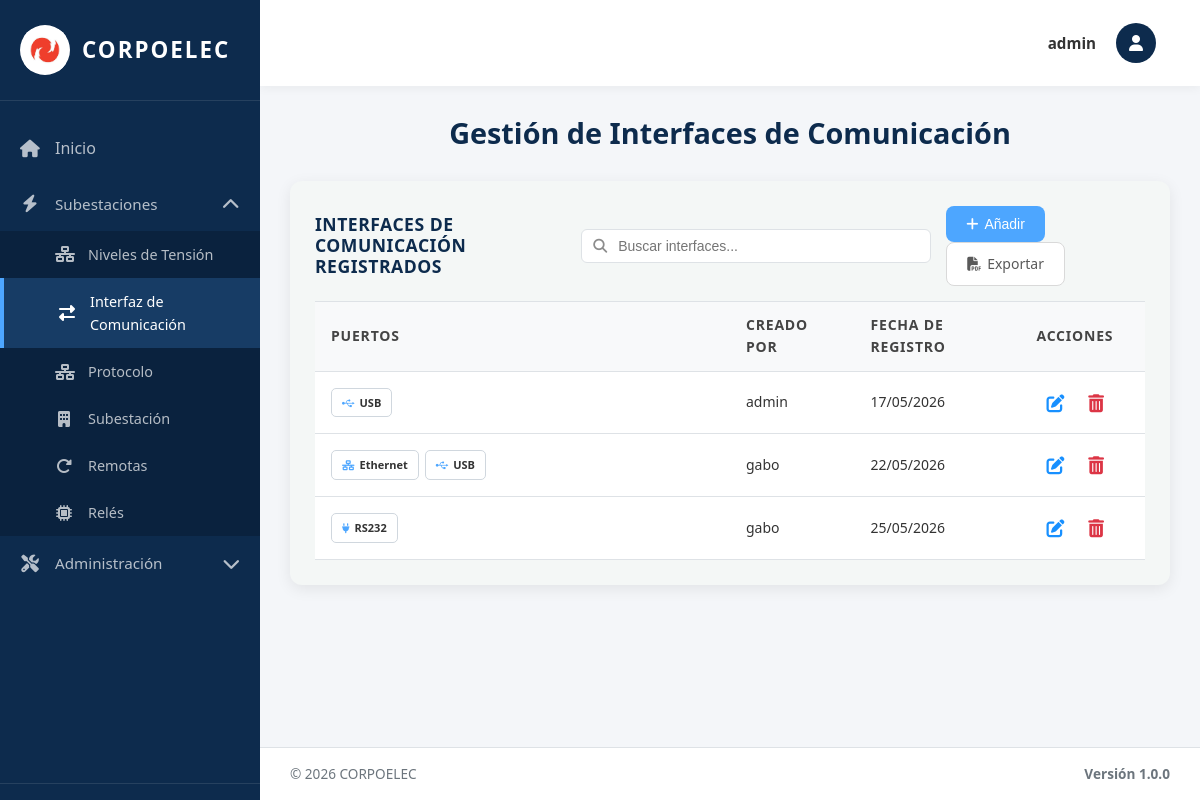
/interfaces/ (signed in), run on an earlier commit of the app's database.
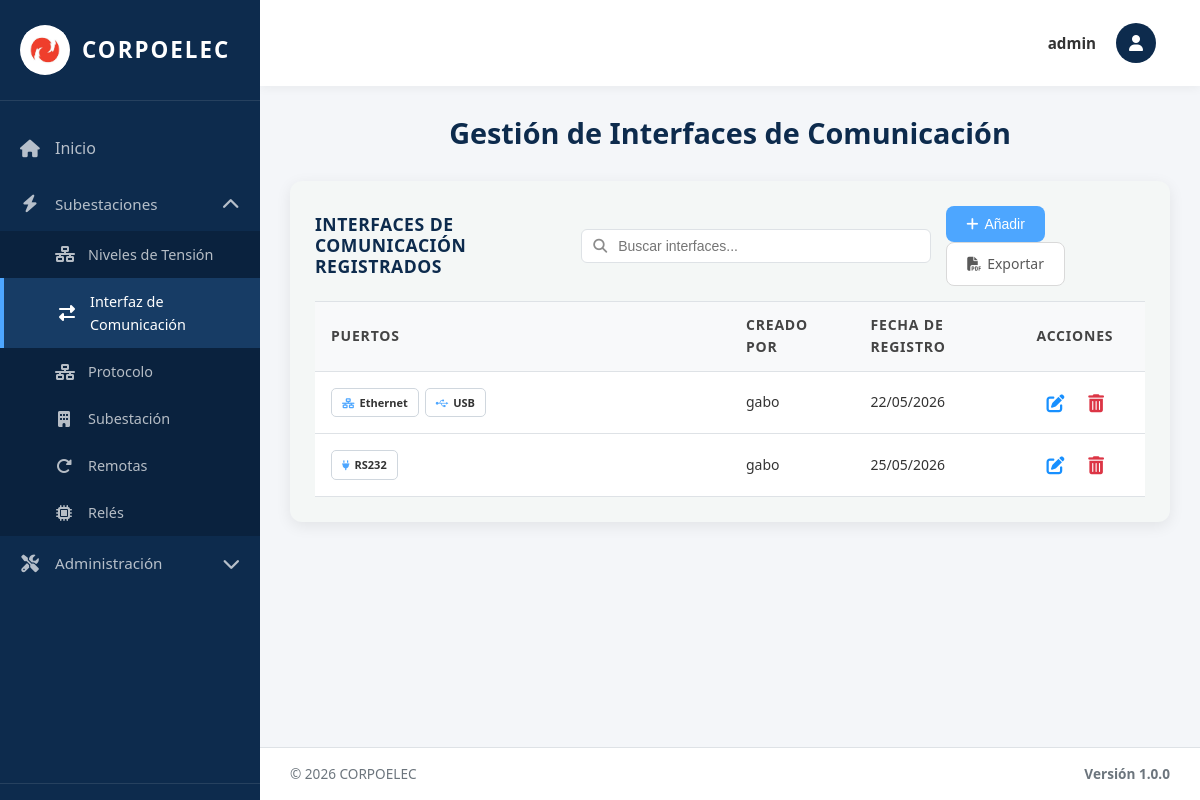
And on a later commit of the database.
### equipos/models.py (models this page shows, shortened)
class PuertoComunicacion(models.Model):
    TIPO_CHOICES = [
        ('ETH', 'Ethernet'),
        ('RS232', 'RS232'),
        ('RS485', 'RS485'),
        ('USB', 'USB'),
        ('FIBRA', 'Fibra Óptica'),
    ]
    Id_Puerto = models.AutoField(primary_key=True)  # Identificador único
    Id_Interfaz = models.ForeignKey(InterfazDeComunicacion, on_delete=models.SET_NULL, null=True, blank=True, related_name='puertos')  # Interface a la que pertenece - SET_NULL permite eliminar interfaz sin borrar puertos
    Tipo = models.CharField(max_length=10, choices=TIPO_CHOICES, default='ETH', verbose_name='Tipo de Puerto')  # Tipo de puerto (enumerado)
    Estado = models.CharField(max_length=50, default='Activo', verbose_name='Estado')  # Estado operativo
    Fecha_Reg = models.DateField(auto_now_add=True)  # Fecha de registro automática
    creado_por = models.ForeignKey(User, on_delete=models.SET_NULL, null=True, blank=True, related_name='puertos_creados')  # Usuario que creó el registro
    class Meta:
        verbose_name = 'Puerto de Comunicación'
        verbose_name_plural = 'Puertos de Comunicación'
        ordering = ['Id_Puerto']  # Orden por ID ascendente

class InterfazDeComunicacion(models.Model):
    TIPO_INTERFAZ_CHOICES = [
        ('PUERTOS', 'Puertos de Comunicación'),
        ('PROTOCOLOS', 'Protocolos de Comunicación'),
    ]
    Id_Interfaz = models.AutoField(primary_key=True, serialize=False)  # Identificador único (PK)
    Puertos_C = models.IntegerField(default=0, verbose_name='Cantidad de Puertos')  # Contador de puertos
    Fecha_Reg = models.DateField(auto_now_add=True)  # Fecha de registro automática
    creado_por = models.ForeignKey(User, on_delete=models.SET_NULL, null=True, blank=True, related_name='interfaces_creadas')  # Usuario que creó el registro
    Tipo_Interfaz = models.CharField(max_length=20, choices=TIPO_INTERFAZ_CHOICES, default='PUERTOS', verbose_name='Tipo de Interfaz')  # Tipo de interfaz
    Activo = models.BooleanField(default=True, verbose_name='Activo')  # Para eliminación lógica
    objects = models.Manager()
    activos = models.Manager()  # Manager por defecto para filtrar activos
    class Meta:
        verbose_name = 'Interfaz de Comunicación'
        verbose_name_plural = 'Interfaces de Comunicación'
        ordering = ['Id_Interfaz']  # Orden por ID ascendente

### equipos/views.py (the view, shortened to what this page needs)
# urls.py: path('interfaces/', interfaces_view, name='interfaces'),
@login_required(login_url='/login/')
@no_cache
def interfaces_view(request):
    interfaces_list = InterfazDeComunicacion.objects.filter(Tipo_Interfaz='PUERTOS', Activo=True).prefetch_related('puertos').order_by('Id_Interfaz')
    paginator = Paginator(interfaces_list, 10)
    page_number = request.GET.get('page')
    page_obj = paginator.get_page(page_number)
    puertos_tipos = PuertoComunicacion.TIPO_CHOICES
    tipos_registrados = list(PuertoComunicacion.objects.filter(
        Id_Interfaz__Tipo_Interfaz='PUERTOS', Id_Interfaz__Activo=True
    ).values_list('Tipo', flat=True).distinct())
    context = {
        'title': 'Interfaz de Comunicacion',
        'page_obj': page_obj,
        'puertos_tipos': puertos_tipos,
        'tipos_registrados': tipos_registrados,
        'is_admin': request.user.is_superuser,
        'puede_crear': puede_crear(request),
        'puede_actualizar': puede_actualizar(request),
        'puede_eliminar': puede_eliminar(request)
    }
    return render(request, 'interfaces.html', context)

### equipos/context_processors.py (called while the page is built, shortened)
def permisos_usuario(request):
    if request.user.is_superuser:
        return {
            'permisos_usuario': {'crear': True, 'actualizar': True, 'eliminar': True},
            'puede_crear': True,
            'puede_actualizar': True,
            'puede_eliminar': True,
        }

### templates/interfaces.html (shortened to what this page needs)
{% extends 'base.html' %}
{% load static %}
{% block content %}
<div class="welcome-text">
  <h2>Gestión de Interfaces de Comunicación</h2>
</div>
<div class="table-section">
<div class="table-header">
  <h3>INTERFACES DE COMUNICACIÓN REGISTRADOS</h3>
  <div class="search-container">
    <input type="text" class="search-input" id="searchInput" placeholder="Buscar interfaces..." onkeyup="filterTable()">
  </div>
  <div class="action-buttons">
    <button class="btn btn-primary btn-add-top" onclick="abrirModal()">
      <i class="fas fa-plus"></i> Añadir
    </button>
    <a href="{% url 'exportar_interfaces_pdf' %}" class="btn btn-secondary btn-add-top" title="Exportar PDF">
      <i class="fas fa-file-pdf"></i> Exportar
    </a>
  </div>
</div>
  {% if page_obj.paginator.count > 0 %}
  <table class="data-table">
    <thead>
      <tr>
        <th width="50%">Puertos</th>
        {% if is_admin %}<th width="15%">Creado Por</th>{% endif %}
        <th width="20%">Fecha de Registro</th>
        <th width="15%">Acciones</th>
      </tr>
    </thead>
    <tbody>
      {% for interfaz in page_obj %}
      <tr>
        <td>
          <div class="puertos-container">
          {% for puerto in interfaz.puertos.all %}
              <span class="puerto-badge">
                <span class="puerto-icon">
                  {% if puerto.Tipo == 'ETH' %}<i class="fas fa-network-wired"></i>{% endif %}
                  {% if puerto.Tipo == 'RS232' %}<i class="fas fa-plug"></i>{% endif %}
                  {% if puerto.Tipo == 'USB' %}<i class="fab fa-usb"></i>{% endif %}
                </span>
                <span class="puerto-text">{{ puerto.get_Tipo_display }}</span>
              </span>
          {% empty %}
              <span class="no-data">Sin puertos</span>
          {% endfor %}
          </div>
        </td>
        {% if is_admin %}<td>{{ interfaz.creado_por.username|default:"Sistema" }}</td>{% endif %}
        <td><span class="fecha-text">{{ interfaz.Fecha_Reg|date:"d/m/Y" }}</span></td>
        <td class="actions-cell">
          {% with puertos_list=interfaz.puertos.all %}
          {% if puede_actualizar %}
          <button type="button" class="btn-icon btn-edit" title="Editar" onclick="abrirModalEditar({{ interfaz.Id_Interfaz }}, '{% for p in puertos_list %}{{ p.Tipo }}{% if not forloop.last %},{% endif %}{% endfor %}')">
            <i class="fas fa-edit"></i>
          </button>
          {% endif %}
          <form method="post" style="display: inline;" onsubmit="return confirmarEliminacion(this);">
            {% if puede_eliminar %}
            <button type="submit" class="btn-icon btn-delete" title="Eliminar">
              <i class="fas fa-trash-alt"></i>
            </button>
            {% endif %}
          </form>
          {% endwith %}
        </td>
      </tr>
      {% endfor %}
    </tbody>
  </table>
  {% else %}
  <p class="no-data">No hay interfaces de comunicación registradas.</p>
  {% endif %}
</div>
{% endblock %}

What changed in the data, as far as the page shows it:
no longer on this page (row edited): InterfazDeComunicacion: creado_por.username "admin", Fecha_Reg "17/05/2026"
no longer on this page (row unchanged): PuertoComunicacion: Tipo "USB", shown under "admin"
